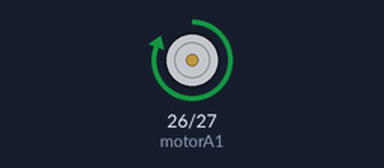
Simulated run of this sketch. Board: ESP32. On the bench: motor-driver pin pairs drawn as motors (green arrow = first pin HIGH = forward, orange = second pin HIGH = backward, longer = more drive).

Above: at 1.0 s.
At 3.0 s:
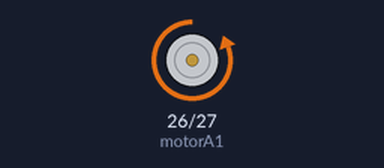
Timing chart, 0 to 5.2 s (numbered marks = the images above):
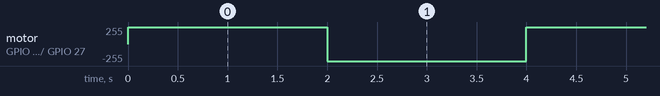

Measured:
- by itself, motor on GPIO 26 (motorA1) / GPIO 27 (motorA2): alternates forward 255/255 for 2.0 s and backward 255/255 for 2.0 s

The sketch:

sketch_feb27a.ino
```cpp
#include <Arduino.h>

int motorA1 = 26;
int motorA2 = 27;

int freq = 30000;
int canalPWM = 0;
int resolution = 8;

void setup() {
  pinMode(motorA1, OUTPUT);
  pinMode(motorA2, OUTPUT);

  ledcSetup(canalPWM, freq, resolution);
  ledcAttachPin(motorA1, canalPWM);
  ledcWrite(canalPWM, 0);
}

void loop() {

  ledcWrite(canalPWM, 255);
  digitalWrite(motorA2, LOW);

  delay(2000);


  ledcWrite(canalPWM, 0);
  digitalWrite(motorA2, HIGH);

  delay(2000);
}
```
